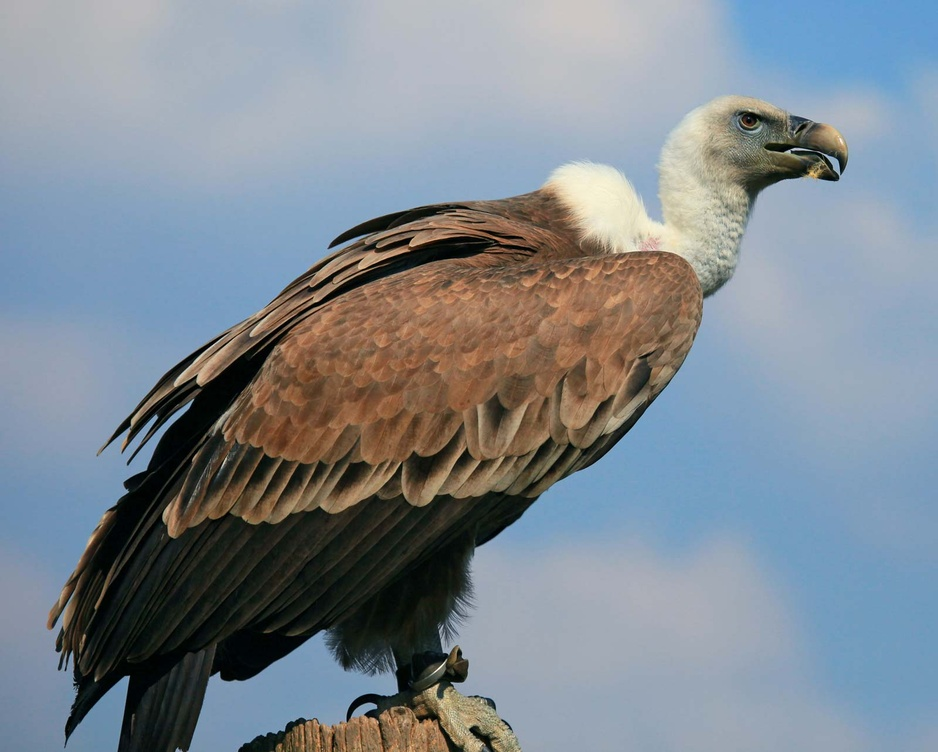
#> input picture MultiInputs/Vulture.jpg, 938 x 752 px, shrunk from 1600 x 1283 before the run, found by its file name
$ python ComicMulti.py
#> lines starting #> are read from the running program, lines starting #| are printed output that depends on the picture; after the words box and inside, x2 and y2 are one past the last pixel; in counts of white or black regions, pixels touching at a corner belong together
from matplotlib.pyplot import imread, imshow, imsave
import numpy as np
import matplotlib.pyplot as plt
import cv2
from PIL import Image, ImageDraw, ImageFont
from sklearn.cluster import KMeans
import pandas as pd
import os
import glob


def plot_histogram(imag):
    plt.hist(imag.ravel()/255., 256)  # Histogram is not bimodal so we can not use Otsu's thresholding.
    plt.xlabel("Pixel Value")
    plt.ylabel("Frequency")
    plt.title("Histogram for input image")
    plt.show()


def plot_image(image, title, map="gray"):
    plt.imshow(image, cmap=map)
    plt.xticks([])
    plt.yticks([])
    plt.title(title)
    imsave((str(output_path) + str(title) + ".jpg"), image, cmap=map)
    plt.show()


def plot_errors(error_df, Sum_of_squared_distances, K):
    plt.plot(K, Sum_of_squared_distances, 'bx-')
    plt.plot(K, error_df["Difference"])
    plt.xlabel('k')
    plt.ylabel('Sum of Squared Distances')
    plt.title('Elbow Method For Optimal k')
    plt.show()


def white_to_transparency():
    img = (str(output_path) + "Threshold Gray.jpg")
    img = Image.open(img)

    x = np.asarray(img.convert('RGBA')).copy()

    # Find all cells where any of the pixels in RGB space are not white - i.e have some colour
    x[:, :, 3] = (255 * (x[:, :, :3] < 220).any(axis=2)).astype(np.uint8)

    return Image.fromarray(x)


def calculate_font_size(caption, box, img_fraction, font_type="comicbold.ttf"):
    fontsize = 8  # Starting fontsize
    font = ImageFont.truetype(font_type, fontsize)
    while font.getsize(caption)[0] < img_fraction * box.size[0]:
        # iterate until the text size is just larger than the criteria
        fontsize += 1
        font = ImageFont.truetype(font_type, fontsize)

    fontsize -= 1
    font = ImageFont.truetype(font_type, fontsize)

    return font


def add_caption(comic_frame):
    width, height = comic_frame.size

    draw = ImageDraw.Draw(comic_frame)
    caption = "Not all superheroes are found in comic books"
    tag = "#HeroesOfThePandemic"

    bottom_right_caption = (width, height)
    top_left_caption = (width*0.25, height*0.9)
    top_left_date = (0, 0)
    bottom_right_date = (width*.40, height*0.1)

    # x0, y1 start at the top left of the image
    # x0, y0 is the top left of the caption box
    # x1, y1 is the bottom right of the caption box

    # Create a caption box at the top left of the image
    draw.rectangle((top_left_date, bottom_right_date), fill="white", outline="black", width=6)
    tag_font_size = calculate_font_size(tag, comic_frame, img_fraction=0.3, font_type="bada.ttf")
    draw.text((width*0.05, height*0.03), tag, (0, 0, 0), font=tag_font_size)

    # Create a white caption box at the bottom right of the image
    draw.rectangle((top_left_caption, bottom_right_caption), fill="white", outline="black", width=6)
    caption_font_size = calculate_font_size(caption, comic_frame, img_fraction=0.60, font_type="anime.ttf")
    draw.text((top_left_caption[0]*1.2, height*.94), caption, (0, 0, 0), font=caption_font_size)
    comic_frame.save(str(output_path) + "Caption.png")


def blend_outputs(clusters):
    """
    Some of the edges are not closed loops so it can be confusing where one colour stops and another starts.
    I think overlaying the outlines onto a slightly transparent version of the compressed image gives a good guide to the user for which colour to fill each area with.

    :param clusters: Number of clusters from the k-means algorithm
    :return: NA
    """

    compressed_image = imread((str(output_path) + str(file_name) + str(clusters) + "Clustered.jpg"))
    compressed_image = cv2.cvtColor(compressed_image, cv2.COLOR_BGR2RGB)
    compressed_rgba = cv2.cvtColor(compressed_image, cv2.COLOR_RGB2RGBA)
    compressed_PIL = Image.fromarray(compressed_rgba)

    # Change the outline to RGBA and then convert to PIL Image
    outline_rgba = white_to_transparency()

    # Combine the outline image and the output of the k-means alogrithm together.
    alpha_blended = Image.alpha_composite(compressed_PIL, outline_rgba)
    alpha_blended.save((str(output_path) + "Comic Character.png"))

    # Add a caption box over the composite image to give it a comic book effect.
    add_caption(alpha_blended)


    plt.show()


def main_func(img, clusters):
    """
    :param img:
    :param clusters: Number of clusters
    :return: NA
    """

    # The output of the k-means algorithm is an array in the form of Blue,Green,Red (BGR) which needs to be converted to grayscale before we conduct a Gaussian Blur.
    compressed_img = cv2.cvtColor(img, cv2.COLOR_BGR2GRAY)  # imread reads images as Blue, Green, Red, Alpha
    plot_image(image=cv2.cvtColor(img, cv2.COLOR_BGR2RGB), title="Compressed")

    k = 9  # Size of the kernal for the Gaussian Blur
    blurred = cv2.GaussianBlur(compressed_img, (k, k), sigmaX=(k-1)/6)
    plot_image(image=blurred, title="Blurred", map="gray")

    # Conduct Adaptive Thresholding to the blurred image
    threshold_image = cv2.adaptiveThreshold(blurred, 255, cv2.ADAPTIVE_THRESH_GAUSSIAN_C, cv2.THRESH_BINARY, 25, 3)
    threshold_image = cv2.morphologyEx(threshold_image, cv2.MORPH_CLOSE, (15, 15))

    # Overlay the threshold_image on top of a slightly transparent copy of the clustered image.
    plot_image(threshold_image, title="Threshold Gray")
    blend_outputs(clusters=clusters)

    return threshold_image


def calculate_clusters(file_path):
    # Credit: https://blog.cambridgespark.com/how-to-determine-the-optimal-number-of-clusters-for-k-means-clustering-14f27070048f
#> called with file_path = 'MultiInputs/Vulture.jpg'
    original_image = cv2.imread(file_path)
#> original_image is the input picture: shape (752, 938, 3); mean B, G, R 145.2, 136.5, 127.1

    # Create a directory for the outputs if one does not already exist
    try:
        os.mkdir("MultiOutput/" + str(file_name))
    except FileExistsError:
        pass

    imsave("MultiOutput/" + str(file_name) + "/Original Image.jpg", original_image)
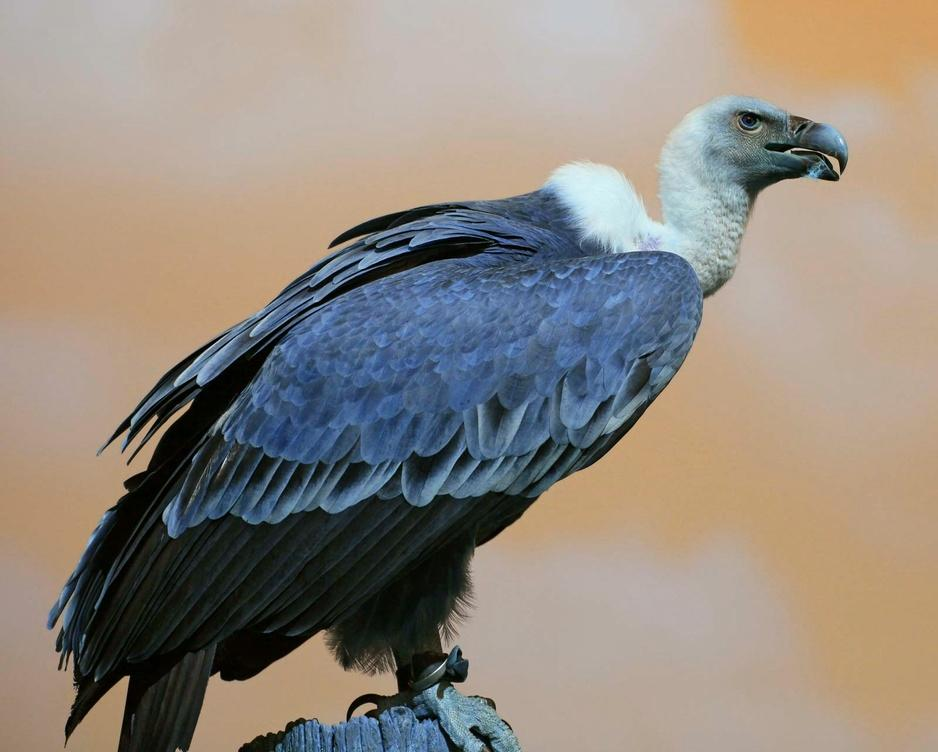
#> saved as Original Image.jpg: shape (752, 938, 3); mean R, G, B 145.2, 136.4, 127.2

    # Save the original image in RGB
    plot_image(image=cv2.cvtColor(original_image, cv2.COLOR_BGR2RGB), title="Original Image")
    plot_histogram(original_image)
#> in plot_histogram, `plt.show()`:
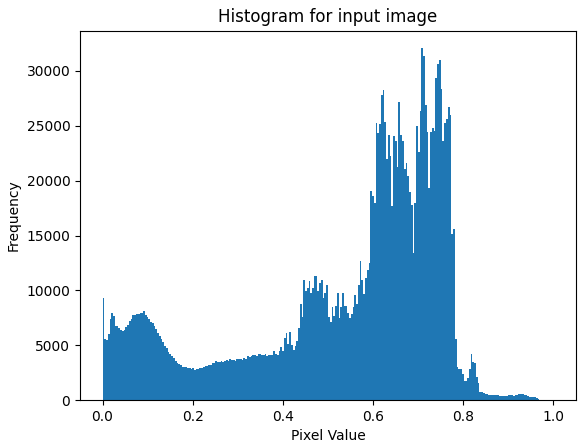
#> figure drawn by matplotlib, 1 panel; tallest bar 32071 high, from x = 0.707 to 0.711

    Sum_of_squared_distances = []
    # Dimension of the original image
    rows, cols, _ = original_image.shape
#> rows = 752; cols = 938

    # Flatten the image
    imag = np.array(original_image).reshape(rows*cols, 3)

    K = range(20, 21)
    for k in K:
        km = KMeans(n_clusters=k)
        km.fit(imag)
        Sum_of_squared_distances.append(km.inertia_)
#> after the loop, Sum_of_squared_distances = [83197502.3]

    error_df = pd.DataFrame(list(zip(K, Sum_of_squared_distances)), columns=["K", "Error"])
#> error_df = table of 1 rows and 2 columns
    error_df["Difference"] = error_df["Error"] - error_df["Error"].shift(-1)

    plot_errors(error_df, Sum_of_squared_distances, K)
#> in plot_errors, `plt.show()`:
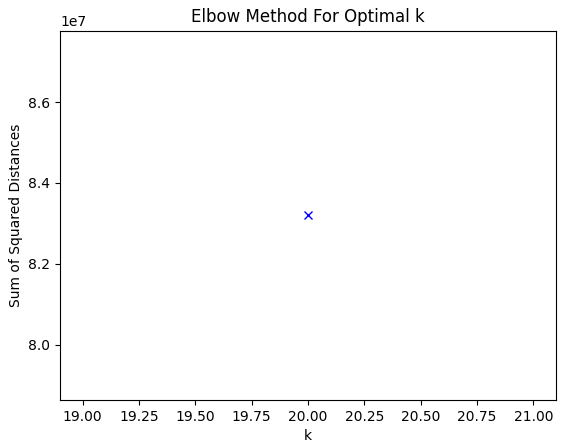
#> figure drawn by matplotlib, 1 panel

    try:
        clusters = min(error_df.index[error_df["Difference"] < 3e+06].tolist())
    except ValueError:
        clusters = max(error_df["K"])
#> clusters = 20

    # Implement k-means clustering to form k clusters
    kmeans = KMeans(n_clusters=clusters)
    kmeans.fit(imag)

    #  Replace each pixel value with its nearby centroid
    compressed_image = kmeans.cluster_centers_[kmeans.labels_]
    compressed_image = np.clip(compressed_image.astype('uint8'), 0, 255)

    #  Reshape the image to original dimension
    compressed_image = compressed_image.reshape(rows, cols, 3)

    imsave((str(output_path) + str(file_name) + str(clusters) + "Clustered.jpg"), compressed_image)

    return clusters, compressed_image, original_image


file_names = [os.path.basename(x) for x in glob.glob('MultiInputs/*.jpg')]

for file_name in file_names:
    file_name = file_name.split(".", 2)[0]
    file_path = str("MultiInputs/" + file_name + ".jpg")
    output_path = ("MultiOutput/" + str(file_name) + "/")
    clusters, compressed_image, original_image = calculate_clusters(file_path)
#> clusters = 20
    threshold_image = main_func(compressed_image, clusters=clusters)
#> in main_func, `compressed_img = cv2.cvtColor(img, cv2.COLOR_BGR2GRAY)`:
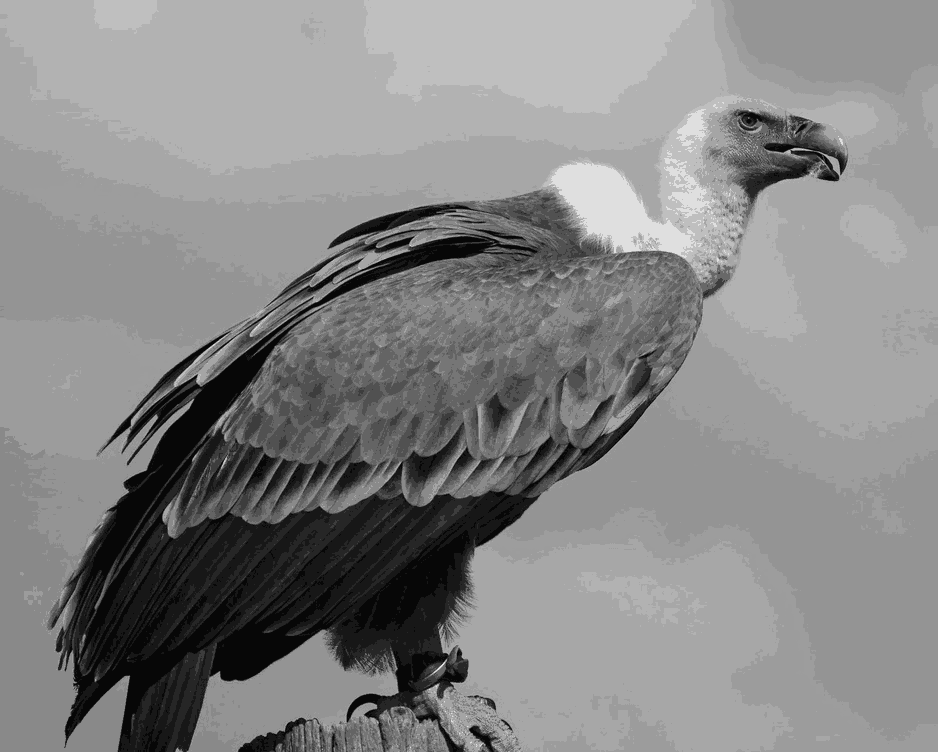
#> compressed_img: shape (752, 938); min 7, max 223, mean 134.1
#> in main_func, `threshold_image = cv2.adaptiveThreshold(blurred, 255, cv2.ADAPTIVE_THR..`:
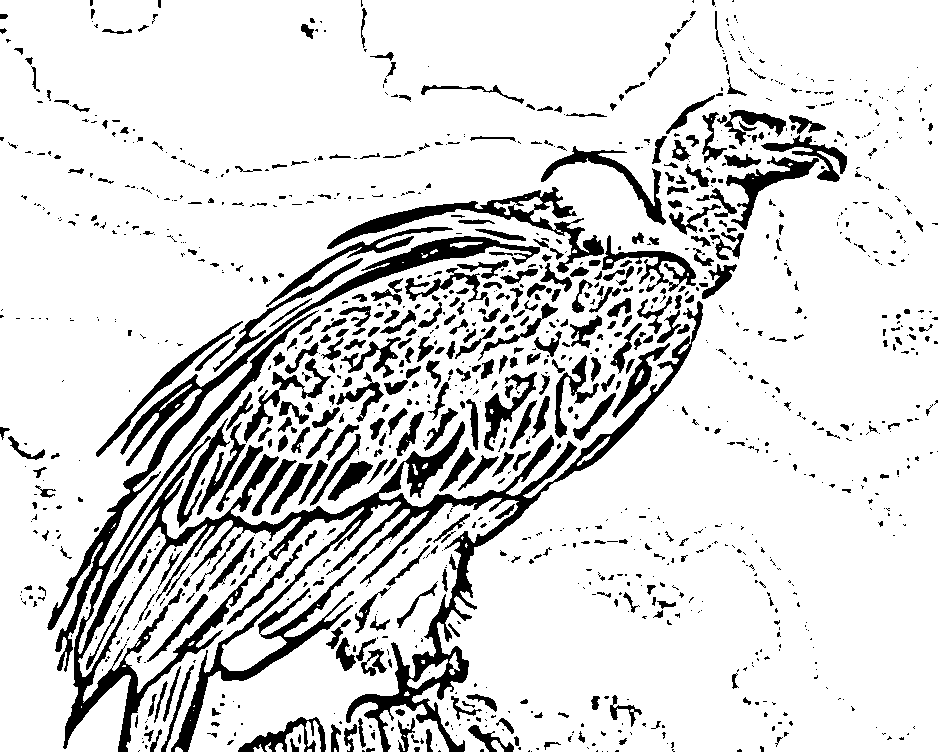
#> threshold_image: shape (752, 938); 84.9% white; 1215 black regions (792 under 20 px), largest, box (x1, y1, x2, y2) and area: (47, 236, 703, 752) 40895, (327, 187, 604, 273) 3888, (541, 146, 666, 225) 1615
#> in main_func, `threshold_image = cv2.morphologyEx(threshold_image, cv2.MORPH_CLOSE, (..`:
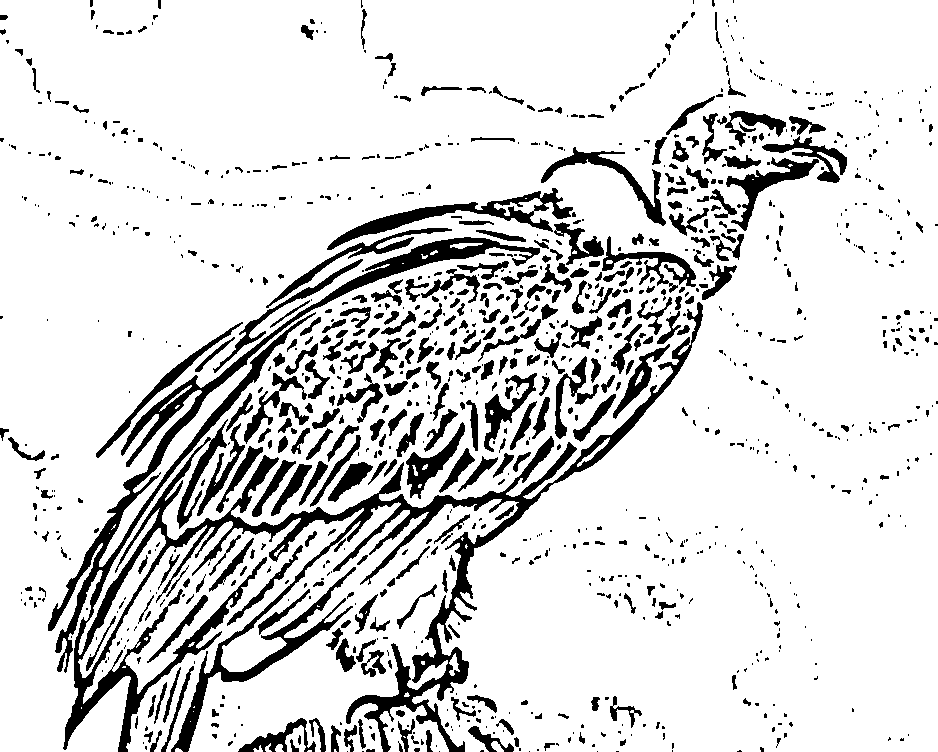
#> threshold_image: shape (752, 938); 85.2% white; 1098 black regions (679 under 20 px), largest, box (x1, y1, x2, y2) and area: (48, 237, 703, 752) 38755, (327, 188, 573, 250) 2962, (541, 147, 666, 226) 1611
#> in add_caption, `comic_frame.save(str(output_path) + "Caption.png")`:
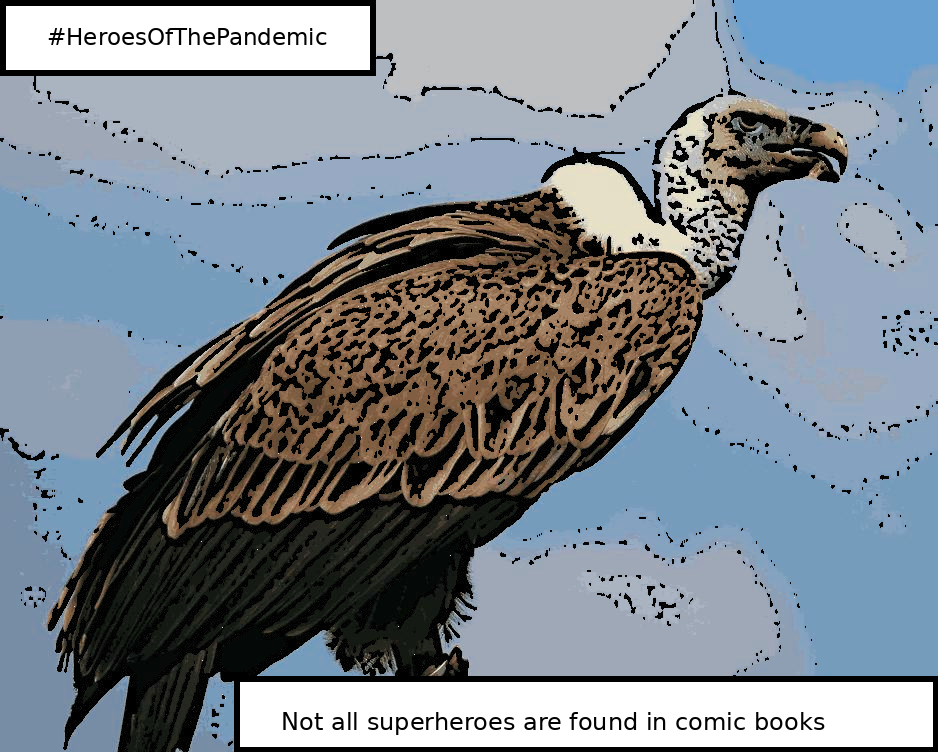
#> saved as Caption.png: PIL image 938x752 RGBA; mean R, G, B, A 123.4, 132.4, 141.3, 255
#> pass 2 of the loop `for file_name in file_names:`:
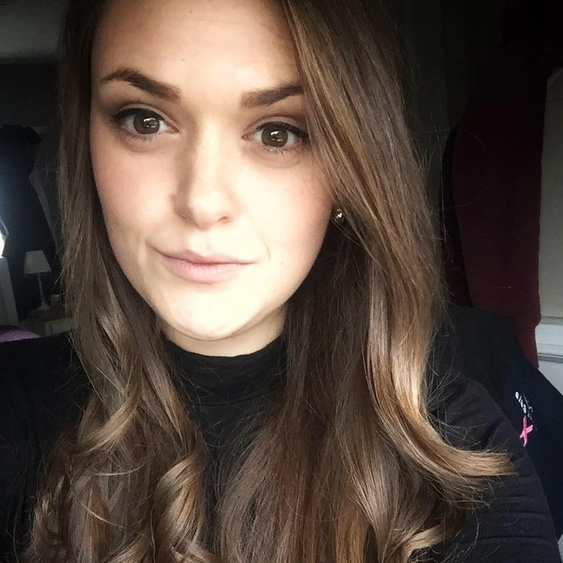
#> input picture MultiInputs/alex.jpg, 563 x 563 px, shrunk from 960 x 960 before the run, found by its file name
#> in calculate_clusters, original_image is the input picture: shape (563, 563, 3); mean B, G, R 63.7, 73, 87.6
#> after the loop in calculate_clusters (call 2), `for k in K:`: Sum_of_squared_distances = [34036531.8]
#> compressed_img: shape (563, 563)
#> blurred: shape (563, 563)
#> in main_func (call 2), `threshold_image = cv2.adaptiveThreshold(blurred, 255, cv2.ADAPTIVE_THR..`:
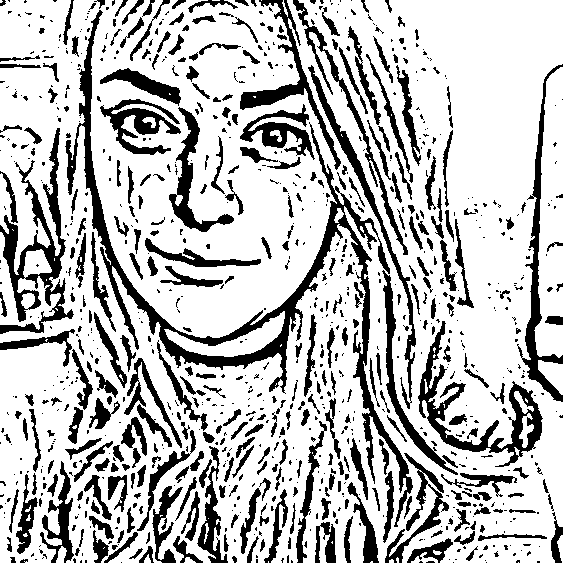
#> threshold_image: shape (563, 563); 74.7% white; 960 black regions (615 under 20 px), largest, box (x1, y1, x2, y2) and area: (65, 10, 413, 527) 11413, (0, 128, 74, 334) 4073, (418, 321, 543, 467) 3502
#> compressed_rgba: shape (563, 563, 4)
#> alpha_blended: PIL image 563x563 RGBA
#> in add_caption (call 2), `comic_frame.save(str(output_path) + "Caption.png")`:
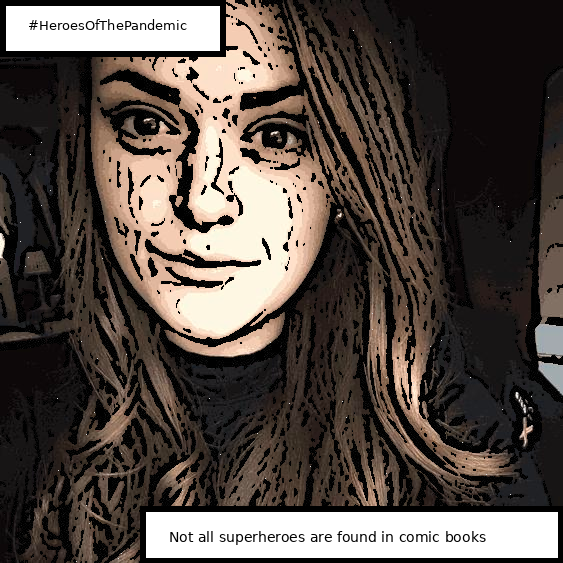
#> saved as Caption.png: PIL image 563x563 RGBA; mean R, G, B, A 84.2, 74.7, 68.5, 255
#> pass 3 of the loop `for file_name in file_names:`:
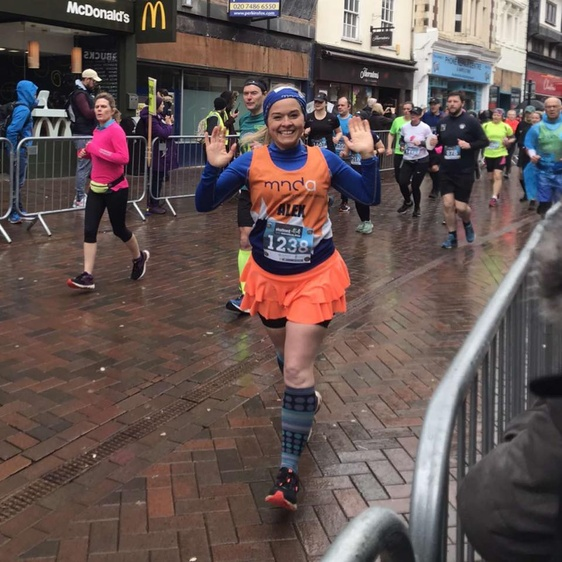
#> input picture MultiInputs/alex2.jpg, 562 x 562 px, shrunk from 959 x 959 before the run, found by its file name
#> in calculate_clusters, original_image is the input picture: shape (562, 562, 3); mean B, G, R 83, 85.7, 101.5
#> in calculate_clusters (call 3), `imsave("MultiOutput/" + str(file_name) + "/Original Image.jpg", origin..`:
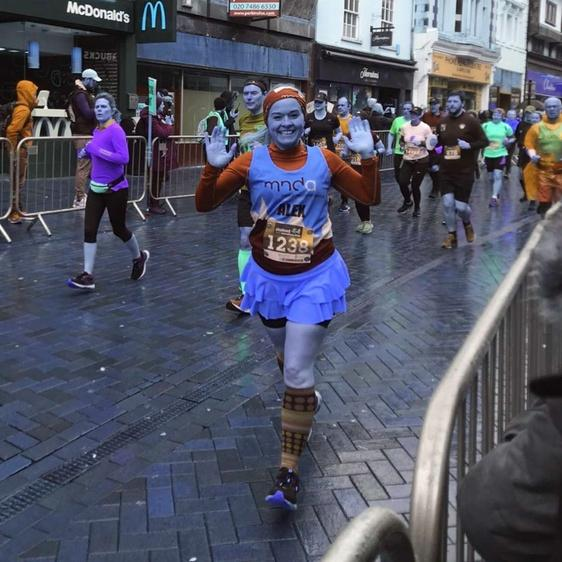
#> saved as Original Image.jpg: shape (562, 562, 3); mean R, G, B 83.1, 85.7, 101.6
#> after the loop in calculate_clusters (call 3), `for k in K:`: Sum_of_squared_distances = [87034513.2]
